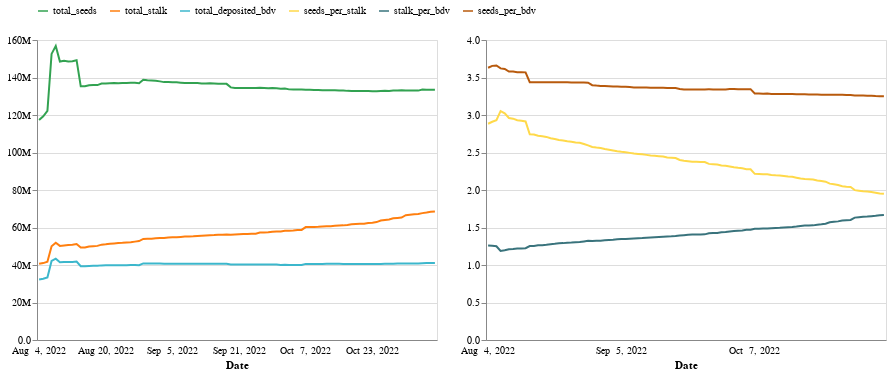

The notebook cell saved with this chart:
### Code cell
m1 = ['seeds', 'stalk', 'deposited_bdv']
m2 = ['seeds_per_stalk', 'stalk_per_bdv', 'seeds_per_bdv']
tooltip_metrics = m1 + m2 
data = wide_to_longwide(df, 'timestamp', ['timestamp'], tooltip_metrics)
tooltip_formats = {'seeds_per_stalk': '.2f', 'stalk_per_bdv': '.2f', 'seeds_per_bdv': '.2f'}
colors = {
    m: GreenOrange_6.hex_colors[i] for i, m in enumerate(tooltip_metrics)
}

chart_seed_stalk, selection_nearest = chart(
    data, 
    'timestamp', 
    lmetrics=m1,
    xaxis_kwargs=dict(labelSeparation=10), 
    yaxis_left_kwargs=dict(title=None, format=".2s"), 
    tooltip_metrics=tooltip_metrics, 
    tooltip_formats=tooltip_formats, 
    return_selection=True, 
    colors=colors, 
    width=400
)
chart_seeds_per_stalk = chart(
    data, 
    'timestamp', 
    lmetrics=m2, 
    yaxis_left_kwargs=dict(title=None), 
    tooltip_metrics=tooltip_metrics, 
    tooltip_formats=tooltip_formats, 
    selection_nearest=selection_nearest, 
    create_selection=False, 
    colors=colors,
    legend_kwargs=dict(title=None, orient="top"), 
    width=400
)
c = chart_seed_stalk | chart_seeds_per_stalk

css_lines = css_tooltip_timeseries_multi_colored(tooltip_metrics, colors)
css = '\n'.join(css_lines)
# apply_css(css)
apply_css("")
c

### Figure 1 — Vega-Lite specification as saved in the notebook (floating-point values rounded to 4 significant figures; data arrays with more than 128 entries replaced by an {"elided": "..."} marker saying what was removed)
{"config": {"view": {"continuousWidth": 400, "continuousHeight": 300}}, "hconcat": [{"layer": [{"mark": "line", "encoding": {"color": {"field": "variable", "legend": {"title": null}, "scale": {"domain": ["total_seeds", "total_stalk", "total_deposited_bdv", "seeds_per_stalk", "stalk_per_bdv", "seeds_per_bdv"], "range": ["#32A251", "#FF7F0F", "#3CB7CC", "#FFD94A", "#39737C", "#B85A0D"]}, "type": "nominal"}, "order": {"field": "stack_order", "sort": "ascending", "type": "quantitative"}, "x": {"axis": {"formatType": "time", "labelAngle": 0, "labelExpr": "timeFormat(toDate(datum.value), '%b %e, %Y')", "labelOverlap": true, "labelPadding": 5, "labelSeparation": 10, "ticks": false, "title": "Date"}, "field": "timestamp", "type": "ordinal"}, "y": {"axis": {"format": ".2s", "title": null}, "field": "value", "type": "quantitative"}}, "title": "", "transform": [{"calculate": "datum['variable'] === 'total_seeds' ? 0 :  datum['variable'] === 'total_stalk' ? 1 :  datum['variable'] === 'total_deposited_bdv' ? 2 :  datum['variable'] === 'seeds_per_stalk' ? 3 :  datum['variable'] === 'stalk_per_bdv' ? 4 :  datum['variable'] === 'seeds_per_bdv' ? 5 : 6", "as": "stack_order"}, {"filter": "datum['variable'] == 'total_seeds' | datum['variable'] == 'total_stalk' | datum['variable'] == 'total_deposited_bdv'"}], "width": 400}, {"mark": {"type": "rule", "color": "#474440", "opacity": 1, "strokeDash": [2.5, 1]}, "encoding": {"x": {"axis": {"formatType": "time", "labelAngle": 0, "labelExpr": "timeFormat(toDate(datum.value), '%b %e, %Y')", "labelOverlap": true, "labelPadding": 5, "labelSeparation": 10, "ticks": false, "title": "Date"}, "field": "timestamp", "type": "ordinal"}}, "title": "", "transform": [{"calculate": "datum['variable'] === 'total_seeds' ? 0 :  datum['variable'] === 'total_stalk' ? 1 :  datum['variable'] === 'total_deposited_bdv' ? 2 :  datum['variable'] === 'seeds_per_stalk' ? 3 :  datum['variable'] === 'stalk_per_bdv' ? 4 :  datum['variable'] === 'seeds_per_bdv' ? 5 : 6", "as": "stack_order"}, {"pivot": "variable", "value": "value", "groupby": ["timestamp"]}, {"filter": "\n            year(datum['timestamp']) === 2022 && \n            month(datum['timestamp']) === 3 && \n            date(datum['timestamp']) === 17 \n        "}], "width": 400}, {"mark": {"type": "rule", "color": "#878787"}, "encoding": {"opacity": {"condition": {"value": 1, "selection": "selector002"}, "value": 0}, "tooltip": [{"field": "timestamp", "timeUnit": "yearmonthdate", "title": "date", "type": "ordinal"}, {"field": "total_seeds", "format": ",d", "type": "quantitative"}, {"field": "total_stalk", "format": ",d", "type": "quantitative"}, {"field": "total_deposited_bdv", "format": ",d", "type": "quantitative"}, {"field": "seeds_per_stalk", "format": ".2f", "type": "quantitative"}, {"field": "stalk_per_bdv", "format": ".2f", "type": "quantitative"}, {"field": "seeds_per_bdv", "format": ".2f", "type": "quantitative"}], "x": {"axis": {"formatType": "time", "labelAngle": 0, "labelExpr": "timeFormat(toDate(datum.value), '%b %e, %Y')", "labelOverlap": true, "labelPadding": 5, "labelSeparation": 10, "ticks": false, "title": "Date"}, "field": "timestamp", "type": "ordinal"}}, "selection": {"selector002": {"type": "single", "fields": ["timestamp"], "nearest": true, "on": "mouseover", "empty": "none", "clear": "mouseout"}}, "title": "", "transform": [{"calculate": "datum['variable'] === 'total_seeds' ? 0 :  datum['variable'] === 'total_stalk' ? 1 :  datum['variable'] === 'total_deposited_bdv' ? 2 :  datum['variable'] === 'seeds_per_stalk' ? 3 :  datum['variable'] === 'stalk_per_bdv' ? 4 :  datum['variable'] === 'seeds_per_bdv' ? 5 : 6", "as": "stack_order"}, {"pivot": "variable", "value": "value", "groupby": ["timestamp"]}], "width": 400}]}, {"layer": [{"mark": "line", "encoding": {"color": {"field": "variable", "legend": {"orient": "top", "title": null}, "scale": {"domain": ["total_seeds", "total_stalk", "total_deposited_bdv", "seeds_per_stalk", "stalk_per_bdv", "seeds_per_bdv"], "range": ["#32A251", "#FF7F0F", "#3CB7CC", "#FFD94A", "#39737C", "#B85A0D"]}, "type": "nominal"}, "order": {"field": "stack_order", "sort": "ascending", "type": "quantitative"}, "x": {"axis": {"formatType": "time", "labelAngle": 0, "labelExpr": "timeFormat(toDate(datum.value), '%b %e, %Y')", "labelOverlap": true, "labelPadding": 5, "labelSeparation": 50, "ticks": false, "title": "Date"}, "field": "timestamp", "type": "ordinal"}, "y": {"axis": {"title": null}, "field": "value", "type": "quantitative"}}, "title": "", "transform": [{"calculate": "datum['variable'] === 'total_seeds' ? 0 :  datum['variable'] === 'total_stalk' ? 1 :  datum['variable'] === 'total_deposited_bdv' ? 2 :  datum['variable'] === 'seeds_per_stalk' ? 3 :  datum['variable'] === 'stalk_per_bdv' ? 4 :  datum['variable'] === 'seeds_per_bdv' ? 5 : 6", "as": "stack_order"}, {"filter": "datum['variable'] == 'seeds_per_stalk' | datum['variable'] == 'stalk_per_bdv' | datum['variable'] == 'seeds_per_bdv'"}], "width": 400}, {"mark": {"type": "rule", "color": "#474440", "opacity": 1, "strokeDash": [2.5, 1]}, "encoding": {"x": {"axis": {"formatType": "time", "labelAngle": 0, "labelExpr": "timeFormat(toDate(datum.value), '%b %e, %Y')", "labelOverlap": true, "labelPadding": 5, "labelSeparation": 50, "ticks": false, "title": "Date"}, "field": "timestamp", "type": "ordinal"}}, "title": "", "transform": [{"calculate": "datum['variable'] === 'total_seeds' ? 0 :  datum['variable'] === 'total_stalk' ? 1 :  datum['variable'] === 'total_deposited_bdv' ? 2 :  datum['variable'] === 'seeds_per_stalk' ? 3 :  datum['variable'] === 'stalk_per_bdv' ? 4 :  datum['variable'] === 'seeds_per_bdv' ? 5 : 6", "as": "stack_order"}, {"pivot": "variable", "value": "value", "groupby": ["timestamp"]}, {"filter": "\n            year(datum['timestamp']) === 2022 && \n            month(datum['timestamp']) === 3 && \n            date(datum['timestamp']) === 17 \n        "}], "width": 400}, {"mark": {"type": "rule", "color": "#878787"}, "encoding": {"opacity": {"condition": {"value": 1, "selection": "selector002"}, "value": 0}, "tooltip": [{"field": "timestamp", "timeUnit": "yearmonthdate", "title": "date", "type": "ordinal"}, {"field": "total_seeds", "format": ",d", "type": "quantitative"}, {"field": "total_stalk", "format": ",d", "type": "quantitative"}, {"field": "total_deposited_bdv", "format": ",d", "type": "quantitative"}, {"field": "seeds_per_stalk", "format": ".2f", "type": "quantitative"}, {"field": "stalk_per_bdv", "format": ".2f", "type": "quantitative"}, {"field": "seeds_per_bdv", "format": ".2f", "type": "quantitative"}], "x": {"axis": {"formatType": "time", "labelAngle": 0, "labelExpr": "timeFormat(toDate(datum.value), '%b %e, %Y')", "labelOverlap": true, "labelPadding": 5, "labelSeparation": 50, "ticks": false, "title": "Date"}, "field": "timestamp", "type": "ordinal"}}, "selection": {"selector002": {"type": "single", "fields": ["timestamp"], "nearest": true, "on": "mouseover", "empty": "none", "clear": "mouseout"}}, "title": "", "transform": [{"calculate": "datum['variable'] === 'total_seeds' ? 0 :  datum['variable'] === 'total_stalk' ? 1 :  datum['variable'] === 'total_deposited_bdv' ? 2 :  datum['variable'] === 'seeds_per_stalk' ? 3 :  datum['variable'] === 'stalk_per_bdv' ? 4 :  datum['variable'] === 'seeds_per_bdv' ? 5 : 6", "as": "stack_order"}, {"pivot": "variable", "value": "value", "groupby": ["timestamp"]}], "width": 400}]}], "data": {"name": "data-d4c6e0a3230dcd48dd9e29c22b09da8e"}, "$schema": "https://vega.github.io/schema/vega-lite/v4.17.0.json", "datasets": {"data-d4c6e0a3230dcd48dd9e29c22b09da8e": {"elided": "576 records"}}}
